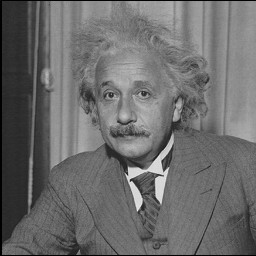
%> input picture matlab/einstein.jpg, 256 x 256 px
$ octave final.m   (GNU Octave 9; MATLAB toolbox functions it lacks are replaced by stand-ins)
%> lines starting %> are read from the running program, lines starting %| are printed output that depends on the picture
%% Downsample image using MatLab
clear all;
close all;
clc;

h = [1;2;1];
im = imread('einstein.jpg','jpg');
%> im is the input picture: size 256x256 uint8; min 0, max 244, mean 107.8
[ix,iy] = size(im);
%> ix = 256; iy = 256

memory = zeros(ix * iy , 1);
k=1;
for i = 1:ix
    for j = 1:iy
        memory(k)=im(j,i);
        k=k+1;
    end
end
%> after the loop, k = 65537

memory = uint16(memory);

k=1;
colum = 1;
raw = 1;
while ~(colum == 257)
    if raw==255
        raw = 1;
        k = k+2;
        colum = colum+1;
    else
        memory(k) = (memory(k)*h(1)+ memory(k+1)*h(2) + memory(k+2)*h(3))/4;
        raw =raw+1;
        k=k+1;
    end
end
%> after the loop, colum = 257; raw = 1

colum = 1;
raw = 1;
k=1;
while ~(colum == 255)
    if raw==255
        raw = 1;
        k=k+2;
        colum = colum+1;
    else
        memory(k) = (memory(k)*h(1)+ memory(k+256)*h(2) + memory(k+512)*h(3))/4;
        raw =raw+1;
        k=k+1;
    end
end
%> after the loop, colum = 255; k = 65025

memory = uint8(memory);

k=1;
b=1;
raw=1;
colum=1;
while ~(colum==129)
    while ~(raw==129)
        memory(k)= memory(b);
        b=b+2;
        k=k+1;
        raw=raw+1;
    end
    b=b+256;
    raw=1;

    colum=colum+1;
end
%> this loop made 128 passes
%> b on passes 1 to 12: 513, 1025, 1537, 2049, 2561, 3073, 3585, 4097, 4609, 5121, 5633, 6145
%> after the loop, b = 65537; colum = 129; k = 16385

k=1;
mdown = zeros(ix/2,iy/2);
for i = 1:ix/2
    for j = 1:iy/2
        mdown(j,i) = memory(k);
        k=k+1;
    end
end
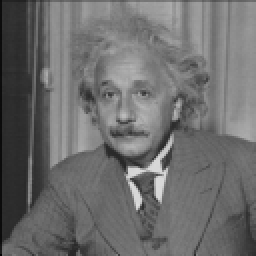
%> mdown: size 128x128 double (shown 2 times larger); min 0, max 220, mean 108.8

figure;
imshowpair(im, mdown, 'montage');
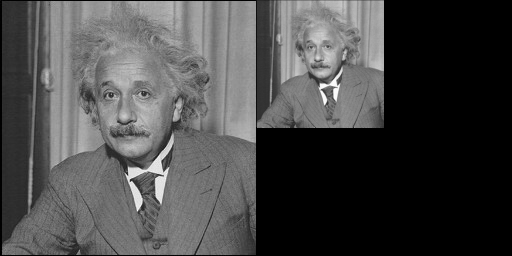
%> displayed picture: size 256x512, on the screen's scale of 0 to 255; min 0, max 255, mean 72.1
mdown = uint8(mdown);
%> mdown: size 128x128 uint8

%% Send image and Receive down sampled image from FPGA
image = im(:);
%> (the run ends here)
